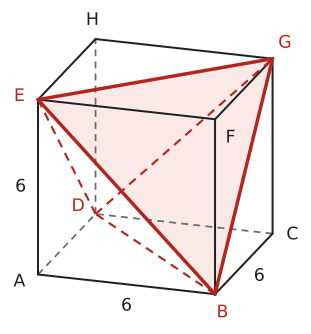

Python code for this plot:
import sys; sys.path.insert(0, "tools")
from cizim import *

# Dik (ortografik) izdüşüm: cisim z ekseni etrafında FI kadar döndürülür, göz EL kadar yukarıdan bakar.
# Bütün uzunluklar gerçek 3B ölçülerden hesaplanır.
FI, EL = np.radians(-18), np.radians(20)
def don(p):
    x, y, z = p
    return np.array([x * np.cos(FI) - y * np.sin(FI), x * np.sin(FI) + y * np.cos(FI), z])
GOZ = np.array([0.0, -np.cos(EL), np.sin(EL)])  # döndürülmüş koordinatta göze doğru yön
def P(p):
    x, y, z = don(np.array(p, float))
    return np.array([x, z * np.cos(EL) + y * np.sin(EL)])

def cisim(ax, kose, yuzler, renkler=None, lw=2.0):
    """kose: 3B noktalar, yuzler: köşe sıraları (dışbükey cisim). Görünmeyen ayrıtlar kesikli."""
    kose = [np.array(k, float) for k in kose]; m = sum(kose) / len(kose); gor = []
    for y in yuzler:
        a, b, c = kose[y[0]], kose[y[1]], kose[y[2]]
        n = np.cross(b - a, c - a)
        if np.dot(n, sum(kose[i] for i in y) / len(y) - m) < 0: n = -n
        gor.append(np.dot(don(n), GOZ) > 1e-9)
    for k, y in enumerate(yuzler):
        if renkler and k in renkler and gor[k]:
            ax.add_patch(patches.Polygon([P(kose[i]) for i in y], closed=True, facecolor=renkler[k], edgecolor="none", zorder=1))
    ked = {}
    for k, y in enumerate(yuzler):
        for j in range(len(y)):
            e = tuple(sorted((y[j], y[(j + 1) % len(y)]))); ked[e] = ked.get(e, False) or gor[k]
    for (i, j), g in ked.items():
        a, b = P(kose[i]), P(kose[j])
        if g: ax.plot([a[0], b[0]], [a[1], b[1]], color=YAZI, lw=lw, zorder=4, solid_capstyle="round")
        else: ax.plot([a[0], b[0]], [a[1], b[1]], color=SOLUK, lw=1.3, ls=(0, (4, 3)), zorder=2)
    return gor

def dortyuzlu(a):
    """Düzgün dört yüzlü: taban ABC (z=0), tepe T ağırlık merkezinin üstünde."""
    A = np.array([0, 0, 0.]); B = np.array([a, 0, 0.]); C = np.array([a / 2, a * np.sqrt(3) / 2, 0.])
    H = (A + B + C) / 3; T = H + np.array([0, 0, a * np.sqrt(6) / 3])
    return A, B, C, T, H
DY_YUZ = [[0, 1, 2], [0, 1, 3], [1, 2, 3], [2, 0, 3]]

def cizgi(ax, p, q, renk=KIRMIZI, lw=2.4, ls="-", z=5):
    a, b = P(p), P(q); ax.plot([a[0], b[0]], [a[1], b[1]], color=renk, lw=lw, ls=ls, zorder=z, solid_capstyle="round")

def yaz(ax, p, s, dx=0.0, dy=0.0, renk=YAZI, boy=13, **kw):
    q = P(p); ax.text(q[0] + dx, q[1] + dy, s, ha=kw.pop("ha", "center"), va=kw.pop("va", "center"), color=renk, fontsize=boy, zorder=7, **kw)

def dik(ax, k, u, w, r=0.4, renk=YAZI):
    k, u, w = np.array(k, float), np.array(u, float), np.array(w, float)
    u = u / np.linalg.norm(u); w = w / np.linalg.norm(w)
    pts = [P(k + r * u), P(k + r * u + r * w), P(k + r * w)]
    ax.plot([p[0] for p in pts], [p[1] for p in pts], color=renk, lw=1.3, zorder=6)

def nk(ax, p, renk=YAZI):
    q = P(p); ax.plot(q[0], q[1], "o", color=renk, markersize=5, zorder=6)

def bitir(ax, pay=0.6):
    ax.set_aspect("equal"); ax.axis("off"); ax.autoscale_view()
    x0, x1 = ax.get_xlim(); y0, y1 = ax.get_ylim()
    ax.set_xlim(x0 - pay, x1 + pay); ax.set_ylim(y0 - pay, y1 + pay)
# Soru 8: Ayrıtı 6 olan küp; B, D, E, G köşeleri birleştirilerek düzgün dört yüzlü elde ediliyor.
a = 6; s = a / 3
K = [np.array(p, float) * a for p in ((0, 0, 0), (1, 0, 0), (1, 1, 0), (0, 1, 0), (0, 0, 1), (1, 0, 1), (1, 1, 1), (0, 1, 1))]
YUZ = [[0, 1, 2, 3], [4, 5, 6, 7], [0, 1, 5, 4], [1, 2, 6, 5], [2, 3, 7, 6], [3, 0, 4, 7]]
fig, ax = sekil(4.4, 4.3)
ax.add_patch(patches.Polygon([P(K[i]) for i in (1, 4, 6)], closed=True, facecolor=KIRMIZI_ACIK, edgecolor="none", zorder=0.5))
gor = cisim(ax, K, YUZ, lw=1.5)
for i, j in ((1, 3), (1, 4), (1, 6), (3, 4), (3, 6), (4, 6)):   # B, D, E, G
    ortak = [k for k, y in enumerate(YUZ) if i in y and j in y][0]
    if gor[ortak]: cizgi(ax, K[i], K[j], renk=KIRMIZI, lw=2.6)
    else: cizgi(ax, K[i], K[j], renk=KIRMIZI, lw=1.6, ls=(0, (4, 3)))
kay = [(-0.3, -0.12), (0.12, -0.3), (0.32, -0.02), (-0.28, 0.12), (-0.3, 0.05), (0.25, -0.3), (0.2, 0.25), (-0.05, 0.3)]
for p, ad, (dx, dy_) in zip(K, "ABCDEFGH", kay):
    yaz(ax, p, ad, dx * s, dy_ * s, boy=13, renk=KIRMIZI if ad in "BDEG" else YAZI)
yaz(ax, (K[0] + K[1]) / 2, "6", dy=-0.35 * s)
yaz(ax, (K[0] + K[4]) / 2, "6", dx=-0.28 * s)
yaz(ax, (K[1] + K[2]) / 2, "6", dx=0.25 * s, dy=-0.2 * s)
bitir(ax, 0.3 * s)
kaydet(fig, __file__)
